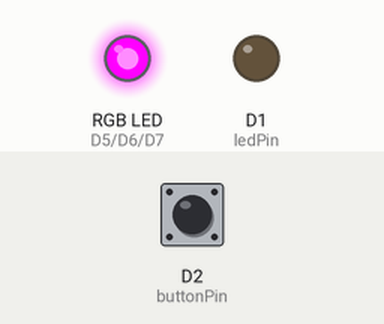
Simulated run of this sketch. Board: ESP8266 (NodeMCU). On the bench: an RGB LED mixed from three pins (HIGH = lit), output pins drawn as LEDs (lit = HIGH). Inputs (shaded band) come from the test bench; at power-on: D2 (buttonPin) LOW. WiFi joins after 1.5 s; servers stay silent unless stated; what the sketch prints to the serial monitor is not drawn.

Above: at 4.2 s.
4.3 s: D2 (buttonPin) pulled HIGH for 0.15 s
At 4.6 s:
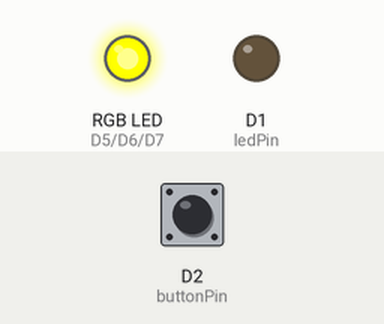
At 6.7 s:
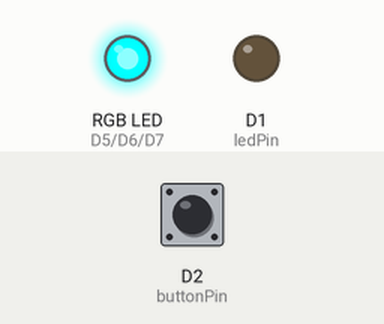
Timing chart, 0 to 8.2 s (numbered marks = the images above; inputs shaded):
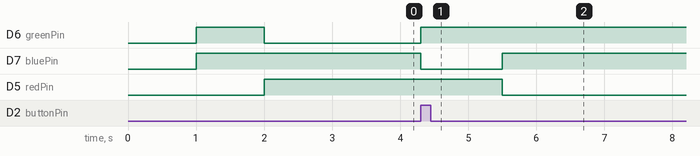

The sketch:

mosMCU.ino
```cpp
#include "ESP8266WiFi.h"
const int  buttonPin = D2;
const int ledPin = D1;
int buttonPushCounter = 0;
int buttonState = 0;
int lastButtonState = 0;
const int redPin = D5;
const int greenPin = D6;
const int bluePin = D7;
const char WEBSITE[] = "api-iot.herokuapp.com";
const char* MY_SSID = "FITM WiFi";
const char* MY_PWD =  "";

void setup() {
  pinMode(buttonPin, INPUT);
  pinMode(ledPin, OUTPUT);
  pinMode(redPin, OUTPUT);
  pinMode(greenPin, OUTPUT);
  pinMode(bluePin, OUTPUT);
  Serial.begin(115200);
  Serial.print("Connecting to " + *MY_SSID);
  WiFi.begin(MY_SSID, MY_PWD);
  Serial.println("going into wl connect");

  while (WiFi.status() != WL_CONNECTED) {
    delay(1000);
    Serial.print(".");
    RGBcolor(1, 0, 0); // red
  }
  RGBcolor(0, 0, 1);
  delay(1000);
  Serial.println("wl connected");
  Serial.println("");
  Serial.println("WIFI connected\n ");
  Serial.println("");
}

void RGBcolor(int red, int green, int blue) {
  digitalWrite(redPin, !red);
  digitalWrite(bluePin, !green);
  digitalWrite(greenPin, !blue);
}

void loop() {
  RGBcolor(0, 0, 1);
  WiFiClient client;
  buttonState = digitalRead(buttonPin);
  if (buttonState != lastButtonState) {
    if (buttonState == HIGH) {
      Serial.println("pressed");
      RGBcolor(0, 1, 0);
      //      delay(1000);
      //      RGBcolor(0, 0, 1);
      delay(1000);
      if (client.connect(WEBSITE, 80)) {
        client.print("GET /api?location=6");
        client.println(" HTTP/1.1");
        client.print("Host: ");
        client.println(WEBSITE);
        client.println("User-Agent: ESP8266/1.0");
        client.println("Connection: close");
        client.println();
        RGBcolor(1, 0, 0);
        delay(1800000);
      }
    } else {
      Serial.println("haven't pressed yet");
    }
    delay(500);
  }
  // RGBcolor(0, 1, 0);
  lastButtonState = buttonState;
}
```

Measured:
- after the input at 4.3 s, D6 (greenPin): LOW → HIGH at once; D7 (bluePin): HIGH → LOW at once, → HIGH 1.2 s later; D5 (redPin): HIGH → LOW after 1.2 s
